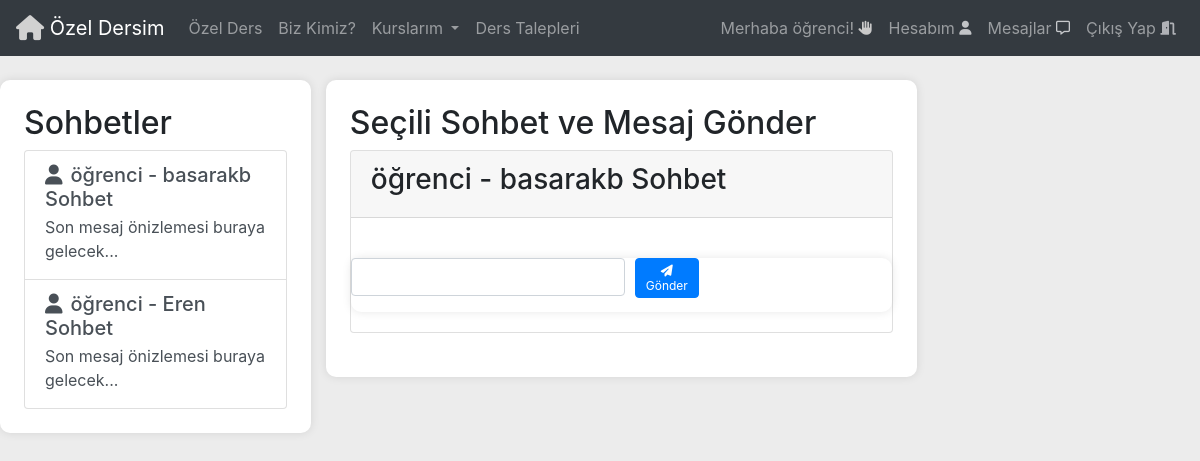
The app's page /iletisime_gec1/42 (signed in), older data.
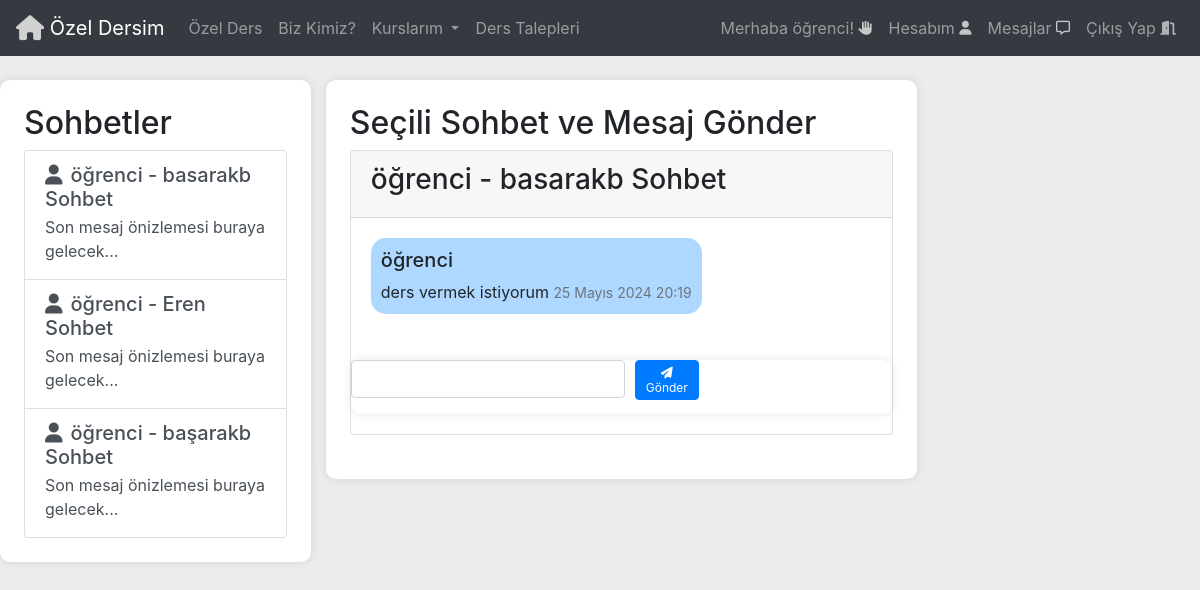
The same page, newer data.
### Base/models.py (models this page shows, shortened)
class Sohbet(models.Model):
  user1 = models.ForeignKey(User, on_delete=models.CASCADE, related_name='user1_sohbet')
  user2 = models.ForeignKey(User, on_delete=models.CASCADE,related_name='user2_sohbet')
  def __str__(self):
        return f'{self.user1.username} - {self.user2.username} Sohbet'

class Mesaj(models.Model):
  gönderen = models.ForeignKey(User, on_delete=models.CASCADE, related_name='gönderilen_mesajlar')
  alici = models.ForeignKey(User, on_delete=models.CASCADE, null=True,blank=True,default=None,related_name='alınan_mesajlar')
  tarih = models.DateTimeField(auto_now_add=True)
  içerik = models.CharField(max_length=200)
  sohbet = models.ForeignKey(Sohbet, on_delete=models.CASCADE,related_name='messages')

### Base/views.py (the view)
# urls.py: path('iletisime_gec1/<str:pk>',views.iletisime_gec1,name='IletisimeGec1'),
def iletisime_gec1(request, pk):
    ders_talebi = DersTalepleri.objects.get(id=pk)
    alici = ders_talebi.kullanici
    user = request.user
    sohbetler = Sohbet.objects.filter(Q(user1=user) | Q(user2=user))
    try:
        secili_sohbet = Sohbet.objects.get(
        Q(user1=user, user2=alici) | Q(user1=alici, user2=user)
    )
    except Sohbet.DoesNotExist:
        secili_sohbet = Sohbet.objects.create(user1=user, user2=alici)
    mesajlar = Mesaj.objects.filter(sohbet=secili_sohbet)
    if request.method == 'POST':
        mesajform = MessageForm(request.POST)
        if mesajform.is_valid():
            yeni_mesaj = mesajform.save(commit=False)
            yeni_mesaj.gönderen = user
            yeni_mesaj.sohbet = secili_sohbet
            yeni_mesaj.save()
            return redirect('IletisimeGec',pk=ders_talebi.id)
    else:
        mesajform = MessageForm()
    context = {
        'sohbetler': sohbetler,
        'secili_sohbet': secili_sohbet,
        'mesajlar': mesajlar,
        'mesajform': mesajform
    }
    return render(request, 'mesaj.html', context)

### Base/formlar.py
class MessageForm(forms.ModelForm):
    içerik = forms.CharField(label='Mesaj', widget=forms.TextInput(attrs={'class': 'form-control'}))
    class Meta:
        model = Mesaj
        fields = ['içerik']

### Templates/mesaj.html (shortened to what this page needs)
{% include 'navbar.html' %}
<!DOCTYPE html>
<html lang="tr">
  <head>
    <link
      rel="stylesheet"
      href="https://cdn.jsdelivr.net/npm/bootstrap@4.6.2/dist/css/bootstrap.min.css"
    />
    <link
      rel="stylesheet"
      href="https://cdnjs.cloudflare.com/ajax/libs/font-awesome/6.5.2/css/all.min.css"
    />
  </head>
  <body>
    <div class="container chat-container mt-4">
      <div class="row">
        <div class="col-md-4 sidebar p-4">
          <h2>Sohbetler</h2>
          <div class="list-group">
            {% for sohbet in sohbetler %}
            <a
              href="{% url 'SohbetDetay' sohbet.id %}"
              class="list-group-item list-group-item-action chat-list-item"
            >
              <div class="d-flex w-100 justify-content-between">
                <h5 class="mb-1">
                  <i class="fas fa-user mr-2"></i>{{ sohbet }}
                </h5>
              </div>
              <p class="mb-1">Son mesaj önizlemesi buraya gelecek...</p>
            </a>
            {% endfor %}
          </div>
        </div>
        <div class="col-md-8">
          <div class="main-content p-4">
            <h2>Seçili Sohbet ve Mesaj Gönder</h2>
            {% if secili_sohbet %}
            <div class="card">
              <div class="card-header">
                <h3>{{ secili_sohbet }}</h3>
              </div>
              <div class="card-body" id="chat-messages">
                {% for mesaj in mesajlar %}
                <div class="media mb-3">
                  <div class="media-body">
                    <div class="balloon">
                      <h5 class="mt-0">{{ mesaj.gönderen }}</h5>
                      {{ mesaj.içerik }}
                      <small class="text-muted">{{ mesaj.tarih }}</small>
                    </div>
                  </div>
                </div>
                {% endfor %}
              </div>
              <div class="chat-form">
                <form method="POST" class="d-flex">
                  <div class="form-group flex-grow-1">
                    {{ mesajform.içerik }}
                  </div>
                  <button type="submit" class="btn btn-primary btn-send">
                    <i class="fas fa-paper-plane"></i> Gönder
                  </button>
                </form>
              </div>
            </div>
            {% else %}
            <div class="card">
              <div class="card-body">
                <p>Lütfen Bir Sohbet Seçin</p>
              </div>
            </div>
            {% endif %}
          </div>
        </div>
      </div>
    </div>
  </body>
</html>

Row changes from the older to the newer data that the page shows:
added Sohbet: user1+user2 "öğrenci - başarakb Sohbet"
added Mesaj: gönderen "öğrenci", içerik "ders vermek istiyorum", tarih "25 Mayıs 2024 20:19"
